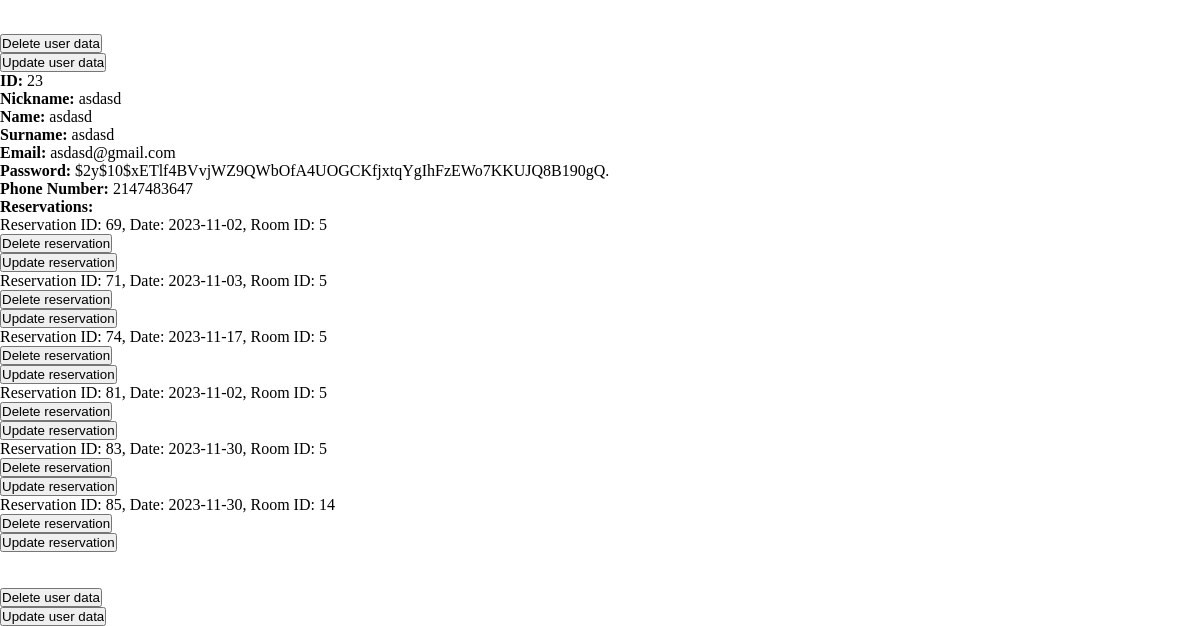
Page /profile/profile_info.php (signed in, lower part) on the earlier database version.
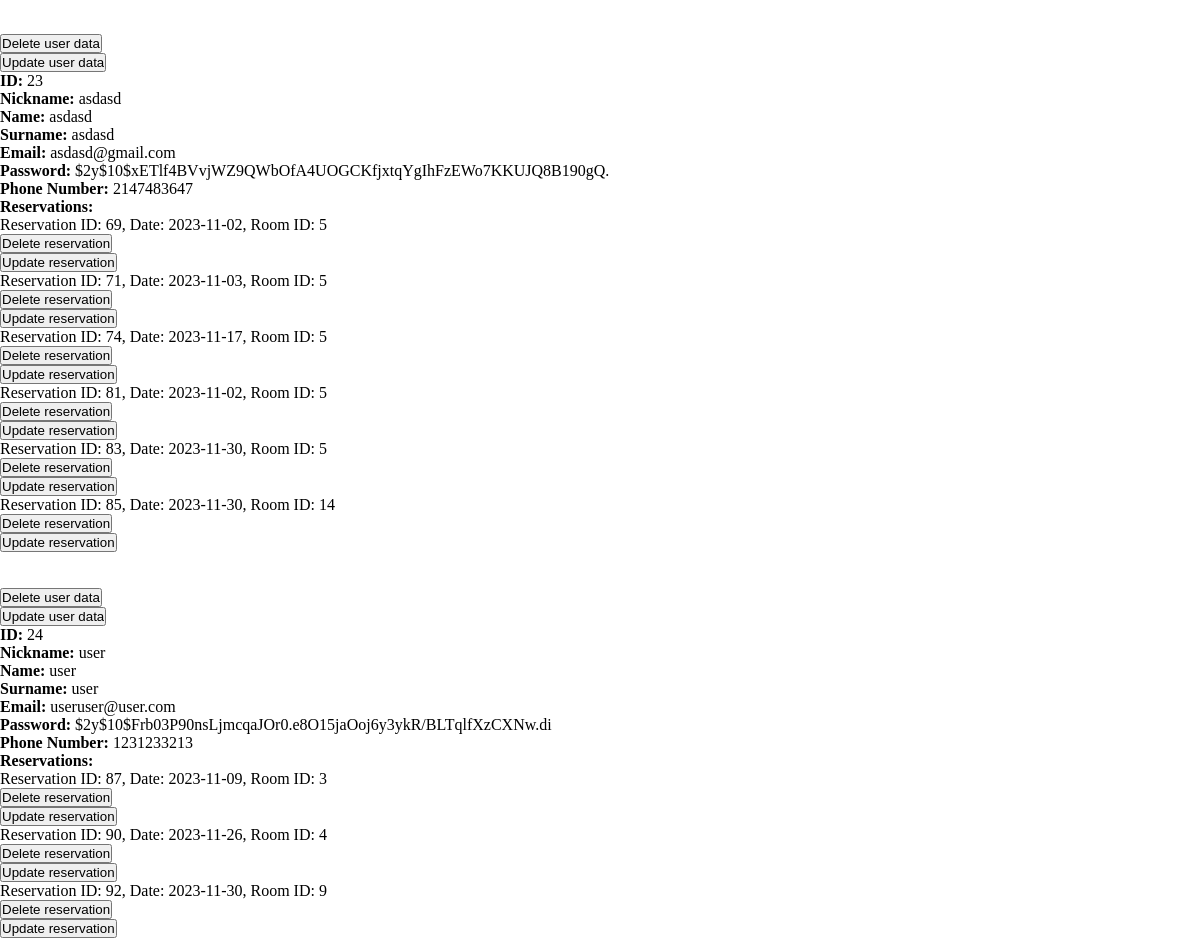
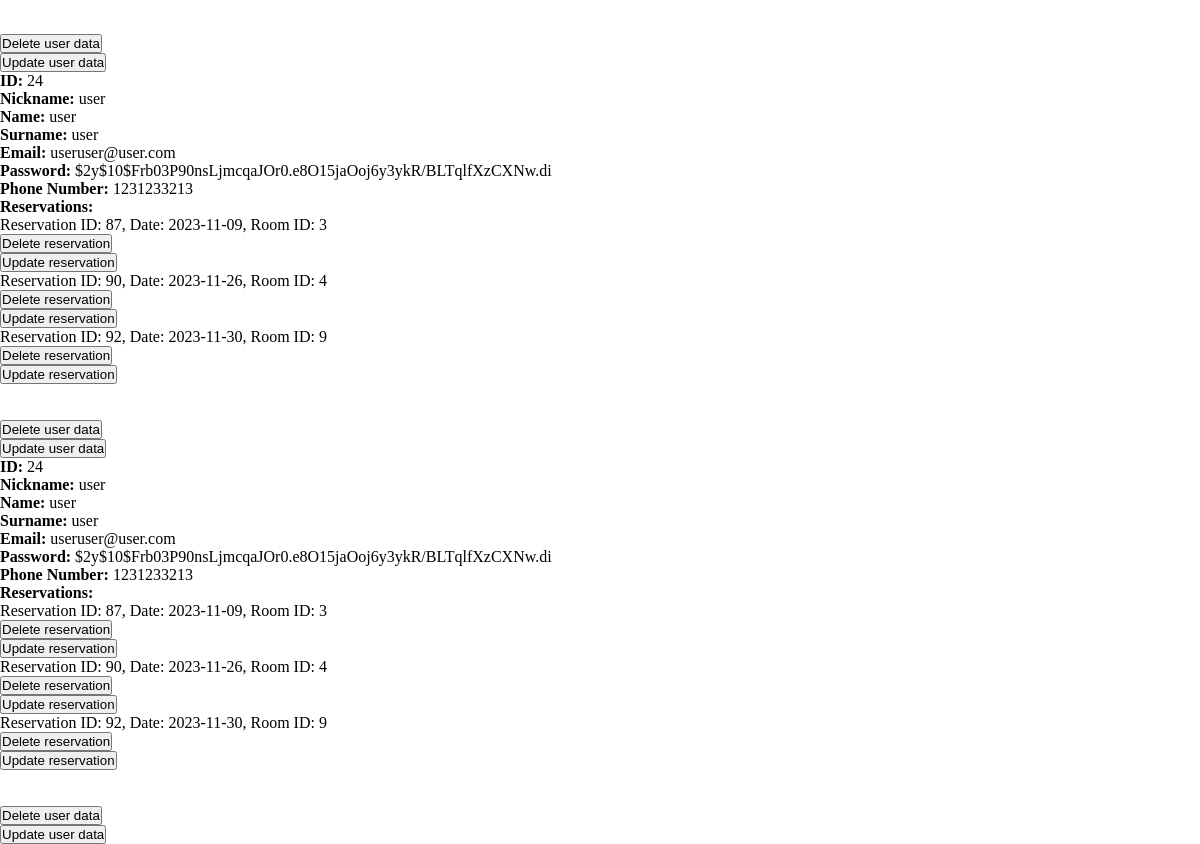
Same page on the later database version (2 pictures, top to bottom).
### tables this page shows
CREATE TABLE `reservation` (
  `ID` int(11) NOT NULL,
  `date` date NOT NULL,
  `time` varchar(5) NOT NULL,
  `cost` double(4,2) NOT NULL,
  `payment` varchar(128) NOT NULL,
  `room_id` int(11) NOT NULL,
  `client_id` int(11) NOT NULL,
  `creation_date` date NOT NULL DEFAULT current_timestamp()
);

CREATE TABLE `users` (
  `ID` int(11) NOT NULL,
  `nickname` varchar(128) NOT NULL,
  `password` varchar(128) NOT NULL,
  `email` varchar(128) NOT NULL,
  `name` varchar(128) NOT NULL,
  `surname` varchar(128) NOT NULL,
  `phoneNumber` int(30) NOT NULL
);

### profile/profile_info.php (the view, shortened to what this page needs)
<?php
include '../includes/header.php';
include '../includes/dbcon.php';
$query = "SELECT u.ID, u.nickname, u.name, u.surname, u.email, u.password, u.phoneNumber, r.ID AS reservation_id, r.date, r.room_id FROM users u LEFT JOIN reservation r ON u.ID = r.client_id;";
$result = mysqli_query($conn, $query);
if (mysqli_num_rows($result) > 0) {
    while ($row = mysqli_fetch_assoc($result)) {
        echo "<p><strong>ID:</strong> " . $row['ID'] . "</p>";
        echo "<p><strong>Nickname:</strong> " . $row['nickname'] . "</p>";
        echo "<p><strong>Name:</strong> " . $row['name'] . "</p>";
        echo "<p><strong>Surname:</strong> " . $row['surname'] . "</p>";
        echo "<p><strong>Email:</strong> " . $row['email'] . "</p>";
        echo "<p><strong>Password:</strong> " . $row['password'] . "</p>";
        echo "<p><strong>Phone Number:</strong> " . $row['phoneNumber'] . "</p>";
        echo "<p><strong>Reservations:</strong></p>";
        $reservations_query = "SELECT * FROM reservation WHERE client_id = " . $row['ID'];
        $reservations_result = mysqli_query($conn, $reservations_query);
        if (mysqli_num_rows($reservations_result) > 0) {
            while ($reservation_row = mysqli_fetch_assoc($reservations_result)) {
                echo "<p>Reservation ID: " . $reservation_row['ID'] . ", Date: " . $reservation_row['date'] . ", Room ID: " . $reservation_row['room_id'] . "</p>";
                echo "<form method='post' action='../room/delete_reservation.php'>";
                echo "<input type='submit' name='delete_reservation' value='Delete reservation'>";
                echo "</form>";
                echo "<form method='post' action='../room/update_reservation_form.php'>";
                echo "<input type='submit' name='update_reservation' value='Update reservation'>";
                echo "</form>";
            }
        } else {
            echo "<p>No reservations found for this user.</p>";
        }
        echo "<form method='post' action='../profile/user_delete.php'>";
        echo "<input type='submit' name='delete_user' value='Delete user data'>";
        echo "</form>";
        echo "<form method='post' action='../profile/user_update_form.php'>";
        echo "<input type='submit' name='update_user' value='Update user data'>";
        echo "</form>";
    }
} else {
    echo "No users found.";
}
?>

### includes/header.php (shortened to what this page needs)
<link rel="stylesheet" type="text/css" href="../css/header.css">

Differences in the rows shown:
added reservation: client.ID "24", client.nickname "user", client.name "user", client.surname "user", client.email "useruser@user.com", client.password "$2y$10$Frb03P90nsLjmcqaJOr0.e8O15jaOoj6y3ykR/BLTqlfXzCXNw.di", client.phoneNumber "1231233213", ID "87", date "2023-11-09", room "3"
added reservation: ID "90", date "2023-11-26", room "4", client.ID "24", client.nickname "user", client.name "user", client.surname "user", client.email "useruser@user.com", client.password "$2y$10$Frb03P90nsLjmcqaJOr0.e8O15jaOoj6y3ykR/BLTqlfXzCXNw.di", client.phoneNumber "1231233213"
added reservation: ID "92", date "2023-11-30", room "9", client.ID "24", client.nickname "user", client.name "user", client.surname "user", client.email "useruser@user.com", client.password "$2y$10$Frb03P90nsLjmcqaJOr0.e8O15jaOoj6y3ykR/BLTqlfXzCXNw.di", client.phoneNumber "1231233213"
